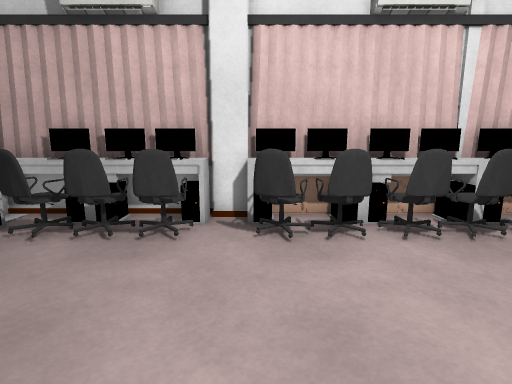
View 1 (above)

12 first-person views from a walk through a Unity game level. The camera is 1.2 m above the floor, tilts 10° down and sees 80° across. The floor is counted in squares, 0.5 m on a side. Each view is taken from the middle of a square. On the plan, view 1 faces up. The plan holds only what a view shows up to about 19 squares ahead; the rest is blank. The player character is not drawn. Surface patterns are stand-ins for the level's own textures.

View 2
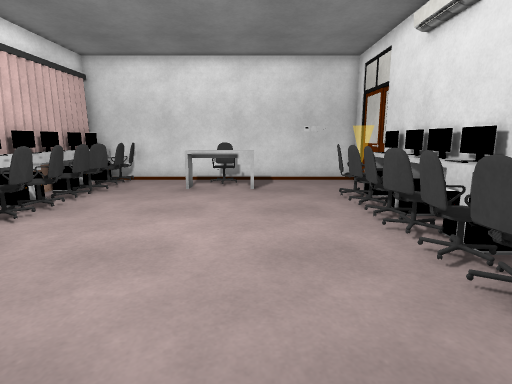

View 3
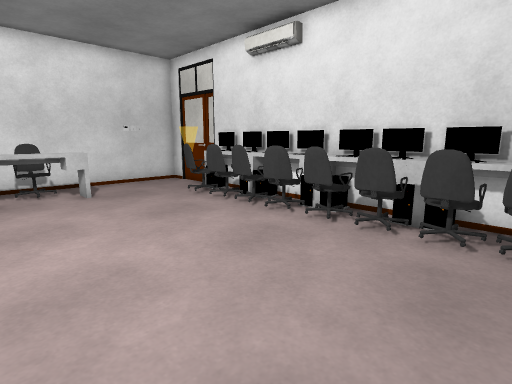

View 4
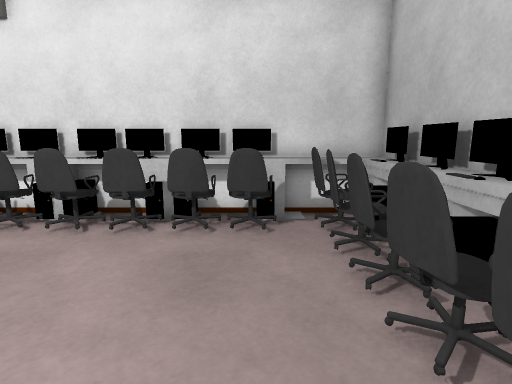

View 5
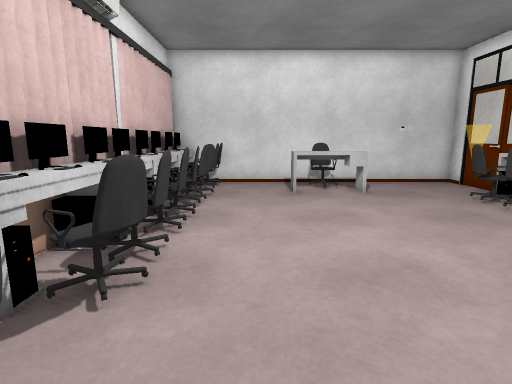

View 6
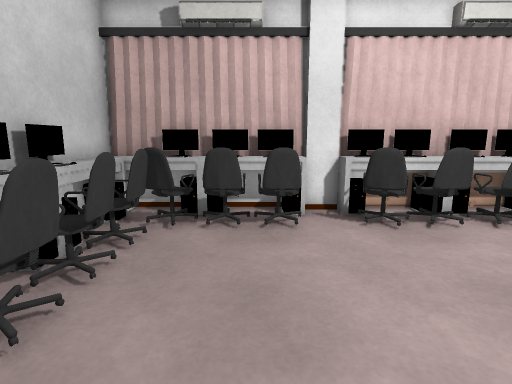

View 7
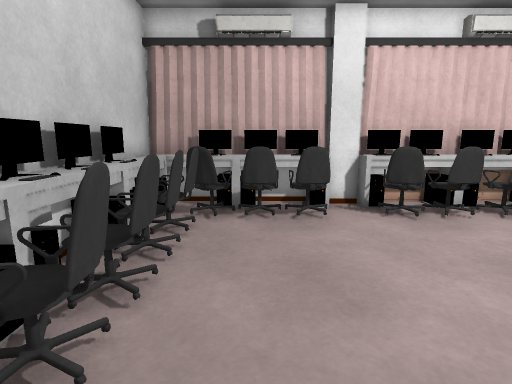

View 8
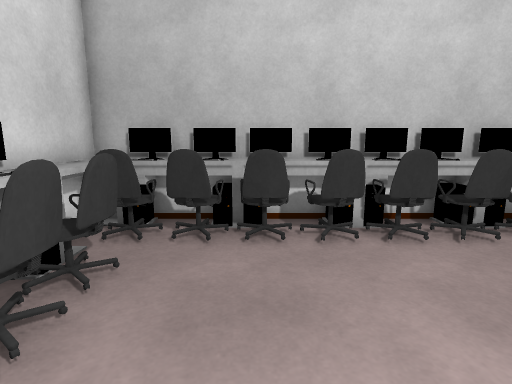

View 9
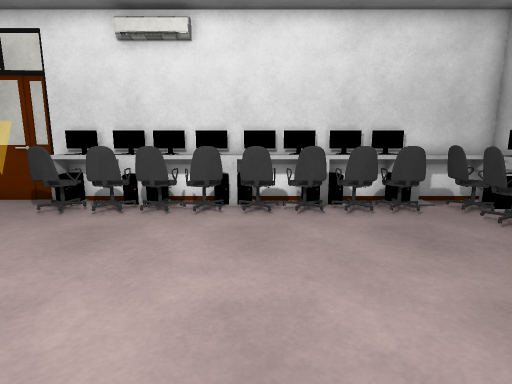

View 10
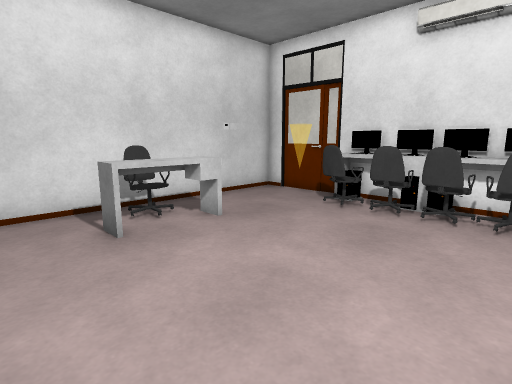

View 11
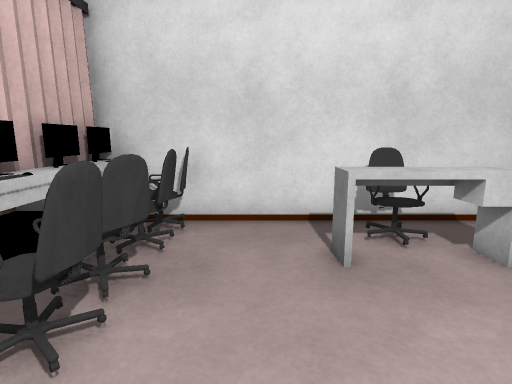

View 12
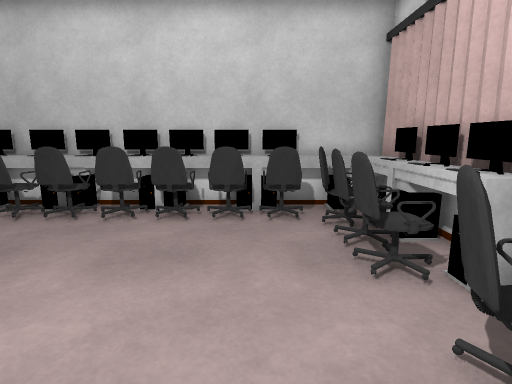

### Floor plan
Points are (right, up) in squares from view 1. A wall is a line through its corners. A room is listed if a view was taken in it or the views show most of it. See-through windows are left out.
Room 1 (views 1, 2, 3, 4, 5, 6, 7, 8, 9, 10, 11, 12)
walls: (4.2, 9.2) (3.4, 9.2); (4.5, 9.3) (3.8, 9.6); (3.3, 9.5) (2.7, 9.3) (2.1, 9.5); (3.6, -5.5) (4.1, -5.5); (0.8, 9.2) (-1.3, 9.2); (1.5, 9.4) (0.9, 9.6); (2, -5.5) (3.2, -5.5); (4.2, -5.5) (4.9, -5.5); (1.4, 9.5) (0.9, 9.3); (5.7, 9.2) (5.1, 9.5); (5, -5.5) (5.6, -5.5); (5.7, 9.5) (5.1, 9.3) (4.4, 9.6); (0.2, -5.5) (0.7, -5.5); (6.5, 9.5) (4.1, 9.5); (6.7, -5.5) (7.2, -5.5); (7.2, 9.3) (6.8, 9.5); (-1.3, -5.5) (0, -5.5); (-1.3, 9.5) (-1.7, 9.4) (-2.4, 9.7); (-1.8, 9.2) (-2.6, 9.2); (7.8, 9.2) (7, 9.2); (-2.1, 9.4) (-2.7, 9.6) (-3.2, 9.4) (-3.8, 9.6); (-2.6, 9.3) (-3.2, 9.6); (-3, -5.5) (-1.8, -5.5); (9.4, 9.2) (8.4, 9.2) (7.7, 9.5); (8.9, -5.9) (9.7, -5.9); (-3.6, 9.4) (-4.2, 9.6); (-4, 9.3) (-4.4, 9.5) (-4.6, 9.4) (-5.3, 9.7); (-4.5, -5.5) (-3.9, -5.5); (-4.8, 9.5) (-5.4, 9.3) (-6.2, 9.6); (-7.6, 6.5) (-7.6, -4.5); (-5.8, 9.5) (-6.3, 9.3); (12.3, 9.5) (11.7, 9.3) (11.1, 9.5); (12.8, 9.2) (11.8, 9.2); (-8, -5.7) (12.8, -5.7) (12.8, 9.6)
low walls: (9.4, 0.9) (10.3, 0.9) (10.3, 3.2) (9.4, 3.2); (9.4, 0.3) (10.4, 0.3); (4.9, 8.4) (2.9, 8.4) (-0.2, 8.4); (9.4, 0) (9.4, 3.3) (10.4, 3.3); (2.5, -5) (3.1, -5); (6.3, 8.4) (5, 8.4); (2.9, 9.5) (0.6, 9.5); (7.3, 8.4) (6.5, 8.4); (-1.4, 9.2) (-1.4, 8.4) (-6.6, 8.4); (-1.8, 9.5) (-3.6, 9.5); (9.3, 8.4) (8, 8.4); (9.4, 8.4) (9.4, 9.2); (8.4, 9.5) (7.9, 9.5); (9, 9.5) (8.5, 9.5); (-4.1, -4.8) (8.4, -4.8); (9.6, 9.5) (9.1, 9.5); (-4.9, 9.5) (-7.3, 9.5); (-7, 8.4) (-7, -4.8) (-4.2, -4.8)
objects: other object (-6, -4); other object (-6, -3) to (-6, -2); other object (-6, -1); other object (-6, 0) to (-6, 1); other object (-6, 2) to (-6, 3); other object (-6, 4); other object (-6, 5) to (-6, 6); other object (-6, 7) to (-5, 8); other object (-4, -4) to (-3, -3); other object (-4, 7) to (-3, 8); other object (-3, -4) to (-2, -3); other object (-2, 7) to (-2, 8); other object (-1, -4) to (0, -3); other object (0, -4) to (1, -3); other object (0, 7) to (1, 8); other object (2, -4) to (3, -3); other object (2, 7) to (3, 8); other object (3, 7) to (4, 8); other object (4, -4) to (5, -3); other object (5, 7) to (6, 8); other object (6, -4) to (6, -3); other object (7, -4) to (8, -3); other object (7, 7) to (8, 8); other object (8, 7) to (9, 8); other object (10, 7) to (11, 8); other object (11, 1) to (12, 2); other object (11, 7) to (12, 8)

Positions as (right, up) in squares from view 1, and headings:
1: (0, 0), facing up
2: (-5, 0), facing right
3: (-4, 4), facing down-right
4: (-4, 4), facing down
5: (-4, 5), facing right
6: (-3, -1), facing up
7: (-4, -2), facing up
8: (1, -1), facing left
9: (1, 6), facing down
10: (2, 6), facing down-right
11: (4, 5), facing right
12: (3, 5), facing left
